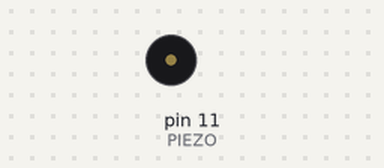
Simulated run of this sketch. Board: Arduino Uno, built with avr-gcc and run on an emulated ATmega328P. Parts: buzzer (waves = sounding). What the sketch prints to the serial monitor is not drawn.

Above: at 16.1 s.
At 66.2 s:
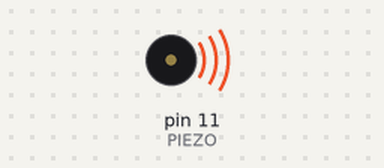
Timing chart, 0 to 129.5 s (numbered marks = the images above):
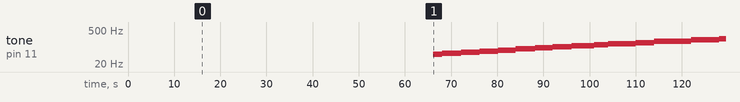

The sketch:

PWMs.ino
```cpp
#define PIEZO 11


double freq_from_midi(int midinote){
  int normalized_note;
  normalized_note = midinote-57;
  double twel=pow(2,double(1)/double(12));
  double freq = pow(twel,float(normalized_note))*440;
  return freq;
}

void setup(){
  Serial.begin(115200);

  pinMode(PIEZO,OUTPUT);
}

void superdelay(unsigned long duration){
  unsigned long now=micros(), then=now+duration;

  while (micros() < then);
}

void loop(){
  unsigned long count;
  double pulse;

  count=(micros()/2000000)%120;
  pulse=1000000/freq_from_midi(count);

  Serial.print(count);
  Serial.print(" ");
  Serial.print(freq_from_midi(count));
  Serial.print(" ");
  Serial.println(pulse);

  digitalWrite(PIEZO,HIGH);
  superdelay(pulse);
  digitalWrite(PIEZO,LOW);
  superdelay(pulse);
}
```

Measured:
- by itself, tone on pin 11 (PIEZO): plays 50 Hz for 2.0 s, 55 Hz for 4.1 s, 61 Hz for 4.0 s, 67 Hz for 4.0 s, 75 Hz for 3.8 s, 83 Hz for 4.2 s … (15 notes in this stretch)
